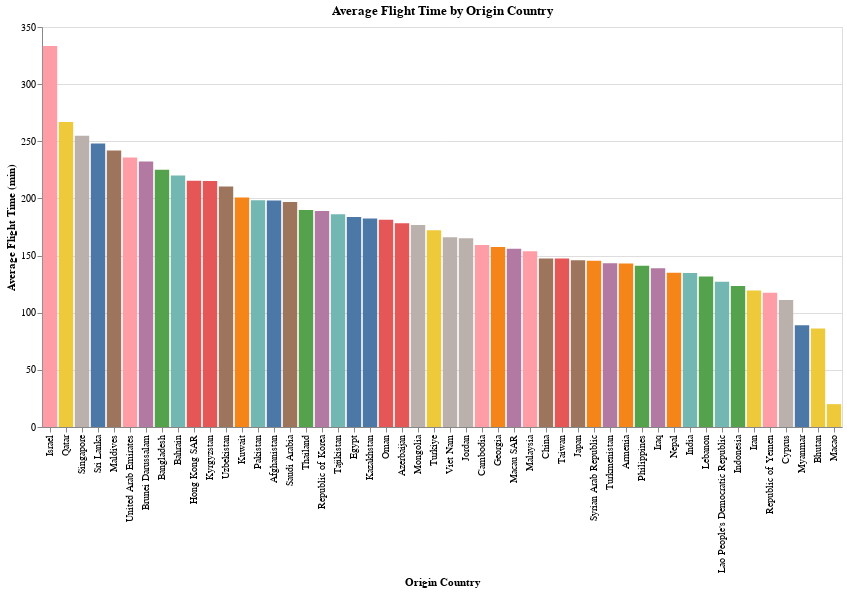

Notebook code for this chart:
### Code cell
import pandas as pd
import altair as alt

# -------------------------------
# Step 1: Load and Clean the Data
# -------------------------------

# Load the CSV file (adjust the file name/path as necessary)
df = pd.read_csv('Final_Asia-Only_Flight_Routes.csv', encoding='utf-8')

# Clean up column names and values (remove extra spaces)
df.columns = df.columns.str.strip()
df['Origin Country'] = df['Origin Country'].str.strip()

# -------------------------------
# Step 2: Aggregate Flight Time Data by Origin Country
# -------------------------------

# Calculate the average flight time per origin country
country_stats = df.groupby('Origin Country', as_index=False)['Flight Time (min)'].mean()
country_stats.rename(columns={'Flight Time (min)': 'Average Flight Time (min)'}, inplace=True)

# Also count the number of flights for each origin country
flight_counts = df.groupby('Origin Country', as_index=False).size()
flight_counts.rename(columns={'size': 'Flight Count'}, inplace=True)

# Merge the average flight time with the flight counts
country_stats = pd.merge(country_stats, flight_counts, on='Origin Country', how='left')

# -------------------------------
# Step 3: Create the Bar Chart
# -------------------------------

chart = alt.Chart(country_stats).mark_bar().encode(
    x=alt.X('Origin Country:N', 
            title='Origin Country', 
            sort=alt.SortField(field='Average Flight Time (min)', order='descending')),
    y=alt.Y('Average Flight Time (min):Q', title='Average Flight Time (min)'),
    color=alt.Color('Origin Country:N', legend=None),  # Color by country
    tooltip=['Origin Country', 'Average Flight Time (min)', 'Flight Count']
).properties(
    width=800,
    height=400,
    title='Average Flight Time by Origin Country'
)

chart

### Figure 1 — Vega-Lite specification as saved in the notebook (floating-point values rounded to 4 significant figures)
{"config": {"view": {"continuousWidth": 300, "continuousHeight": 300}}, "data": {"name": "data-9af34b36040c57ec34198c004bba4f85"}, "mark": {"type": "bar"}, "encoding": {"color": {"field": "Origin Country", "legend": null, "type": "nominal"}, "tooltip": [{"field": "Origin Country", "type": "nominal"}, {"field": "Average Flight Time (min)", "type": "quantitative"}, {"field": "Flight Count", "type": "quantitative"}], "x": {"field": "Origin Country", "sort": {"field": "Average Flight Time (min)", "order": "descending"}, "title": "Origin Country", "type": "nominal"}, "y": {"field": "Average Flight Time (min)", "title": "Average Flight Time (min)", "type": "quantitative"}}, "height": 400, "title": "Average Flight Time by Origin Country", "width": 800, "$schema": "https://vega.github.io/schema/vega-lite/v5.20.1.json", "datasets": {"data-9af34b36040c57ec34198c004bba4f85": [{"Origin Country": "Afghanistan", "Average Flight Time (min)": 198.2, "Flight Count": 36}, {"Origin Country": "Armenia", "Average Flight Time (min)": 143.1, "Flight Count": 14}, {"Origin Country": "Azerbaijan", "Average Flight Time (min)": 178.3, "Flight Count": 42}, {"Origin Country": "Bahrain", "Average Flight Time (min)": 220.2, "Flight Count": 46}, {"Origin Country": "Bangladesh", "Average Flight Time (min)": 225.1, "Flight Count": 62}, {"Origin Country": "Bhutan", "Average Flight Time (min)": 86.1, "Flight Count": 21}, {"Origin Country": "Brunei Darussalam", "Average Flight Time (min)": 232.4, "Flight Count": 19}, {"Origin Country": "Cambodia", "Average Flight Time (min)": 159.3, "Flight Count": 35}, {"Origin Country": "China", "Average Flight Time (min)": 147.5, "Flight Count": 6986}, {"Origin Country": "Cyprus", "Average Flight Time (min)": 111.1, "Flight Count": 24}, {"Origin Country": "Egypt", "Average Flight Time (min)": 183.8, "Flight Count": 12}, {"Origin Country": "Georgia", "Average Flight Time (min)": 157.5, "Flight Count": 48}, {"Origin Country": "Hong Kong SAR", "Average Flight Time (min)": 215.5, "Flight Count": 101}, {"Origin Country": "India", "Average Flight Time (min)": 134.7, "Flight Count": 1388}, {"Origin Country": "Indonesia", "Average Flight Time (min)": 123.3, "Flight Count": 598}, {"Origin Country": "Iran", "Average Flight Time (min)": 119.3, "Flight Count": 279}, {"Origin Country": "Iraq", "Average Flight Time (min)": 138.9, "Flight Count": 97}, {"Origin Country": "Israel", "Average Flight Time (min)": 333.3, "Flight Count": 16}, {"Origin Country": "Japan", "Average Flight Time (min)": 145.9, "Flight Count": 762}, {"Origin Country": "Jordan", "Average Flight Time (min)": 165.2, "Flight Count": 33}, {"Origin Country": "Kazakhstan", "Average Flight Time (min)": 182.4, "Flight Count": 169}, {"Origin Country": "Kuwait", "Average Flight Time (min)": 200.9, "Flight Count": 63}, {"Origin Country": "Kyrgyzstan", "Average Flight Time (min)": 215.3, "Flight Count": 30}, {"Origin Country": "Lao People's Democratic Republic", "Average Flight Time (min)": 127.1, "Flight Count": 57}, {"Origin Country": "Lebanon", "Average Flight Time (min)": 131.8, "Flight Count": 28}, {"Origin Country": "Macao", "Average Flight Time (min)": 20.0, "Flight Count": 2}, {"Origin Country": "Macau SAR", "Average Flight Time (min)": 155.9, "Flight Count": 41}, {"Origin Country": "Malaysia", "Average Flight Time (min)": 153.7, "Flight Count": 349}, {"Origin Country": "Maldives", "Average Flight Time (min)": 242.0, "Flight Count": 35}, {"Origin Country": "Mongolia", "Average Flight Time (min)": 176.7, "Flight Count": 34}, {"Origin Country": "Myanmar", "Average Flight Time (min)": 89.13, "Flight Count": 95}, {"Origin Country": "Nepal", "Average Flight Time (min)": 135.0, "Flight Count": 60}, {"Origin Country": "Oman", "Average Flight Time (min)": 181.5, "Flight Count": 73}, {"Origin Country": "Pakistan", "Average Flight Time (min)": 198.4, "Flight Count": 147}, {"Origin Country": "Philippines", "Average Flight Time (min)": 141.1, "Flight Count": 254}, {"Origin Country": "Qatar", "Average Flight Time (min)": 266.8, "Flight Count": 95}, {"Origin Country": "Republic of Korea", "Average Flight Time (min)": 188.9, "Flight Count": 263}, {"Origin Country": "Republic of Yemen", "Average Flight Time (min)": 117.5, "Flight Count": 22}, {"Origin Country": "Saudi Arabia", "Average Flight Time (min)": 196.9, "Flight Count": 343}, {"Origin Country": "Singapore", "Average Flight Time (min)": 254.9, "Flight Count": 112}, {"Origin Country": "Sri Lanka", "Average Flight Time (min)": 248.2, "Flight Count": 42}, {"Origin Country": "Syrian Arab Republic", "Average Flight Time (min)": 145.5, "Flight Count": 19}, {"Origin Country": "Taiwan", "Average Flight Time (min)": 147.4, "Flight Count": 153}, {"Origin Country": "Tajikistan", "Average Flight Time (min)": 186.1, "Flight Count": 16}, {"Origin Country": "Thailand", "Average Flight Time (min)": 189.9, "Flight Count": 355}, {"Origin Country": "Turkiye", "Average Flight Time (min)": 172.2, "Flight Count": 416}, {"Origin Country": "Turkmenistan", "Average Flight Time (min)": 143.2, "Flight Count": 29}, {"Origin Country": "United Arab Emirates", "Average Flight Time (min)": 235.9, "Flight Count": 314}, {"Origin Country": "Uzbekistan", "Average Flight Time (min)": 210.4, "Flight Count": 70}, {"Origin Country": "Viet Nam", "Average Flight Time (min)": 166.0, "Flight Count": 237}]}}
